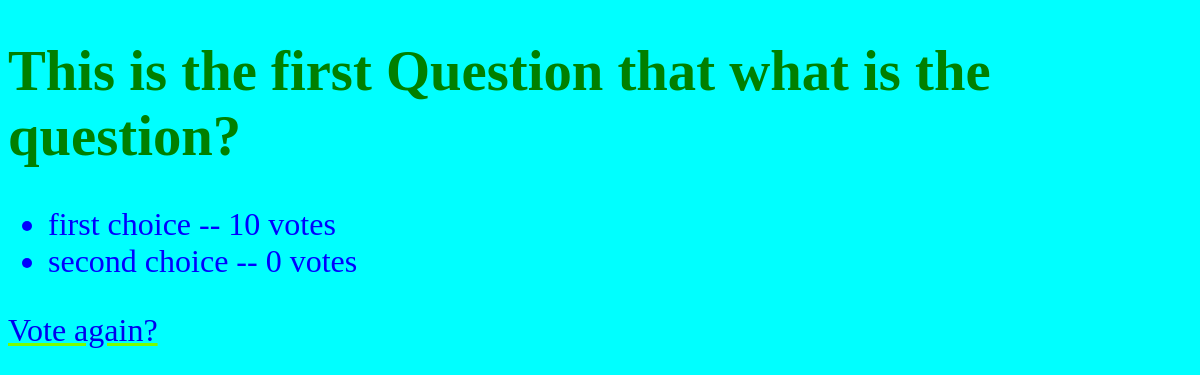
Page /app/1/results/ on the committed database.
### app/models.py (models this page shows, shortened)
class Question(models.Model):
    question_text = models.CharField(max_length=200)
    pub_date = models.DateTimeField('date published')

class Choice(models.Model):
    question = models.ForeignKey(Question, on_delete=models.CASCADE)
    choice_text = models.CharField(max_length=200)
    votes = models.IntegerField(default=0)

### app/views.py (the view)
# urls.py: path('<int:pk>/results/', views.ResultsView.as_view(), name='results'),
class ResultsView(generic.DetailView):
    model = Question
    template_name = 'app/results.html'

### templates/app/results.html
{% extends './base.html' %}
{% block content%}
<h1 style="font-size: 1.5cm;">{{ question.question_text }}</h1>
<ul>
{% for choice in question.choice_set.all %}
    <li>{{ choice.choice_text }} -- {{ choice.votes }} vote{{ choice.votes|pluralize }}</li>
{% endfor %}
</ul>
<a href="{% url 'app:detail' question.id %}">Vote again?</a>
{% endblock%}

### static/app/style.css (style rules this page uses)
body { background-color: cyan; padding-top: initial; text-indent: initial; text-align: left; font-size: 32px; }
a { text-decoration-color: lawngreen; }
ul { color: blue; }
h1 { color: green; font-size: 50px; font-weight: bold; font-family: verdana; }

### rows in the picture
Question: question_text "This is the first Question that what is the question?"
Choice: choice_text "first choice", votes "10"
Choice: choice_text "second choice", votes "0"
